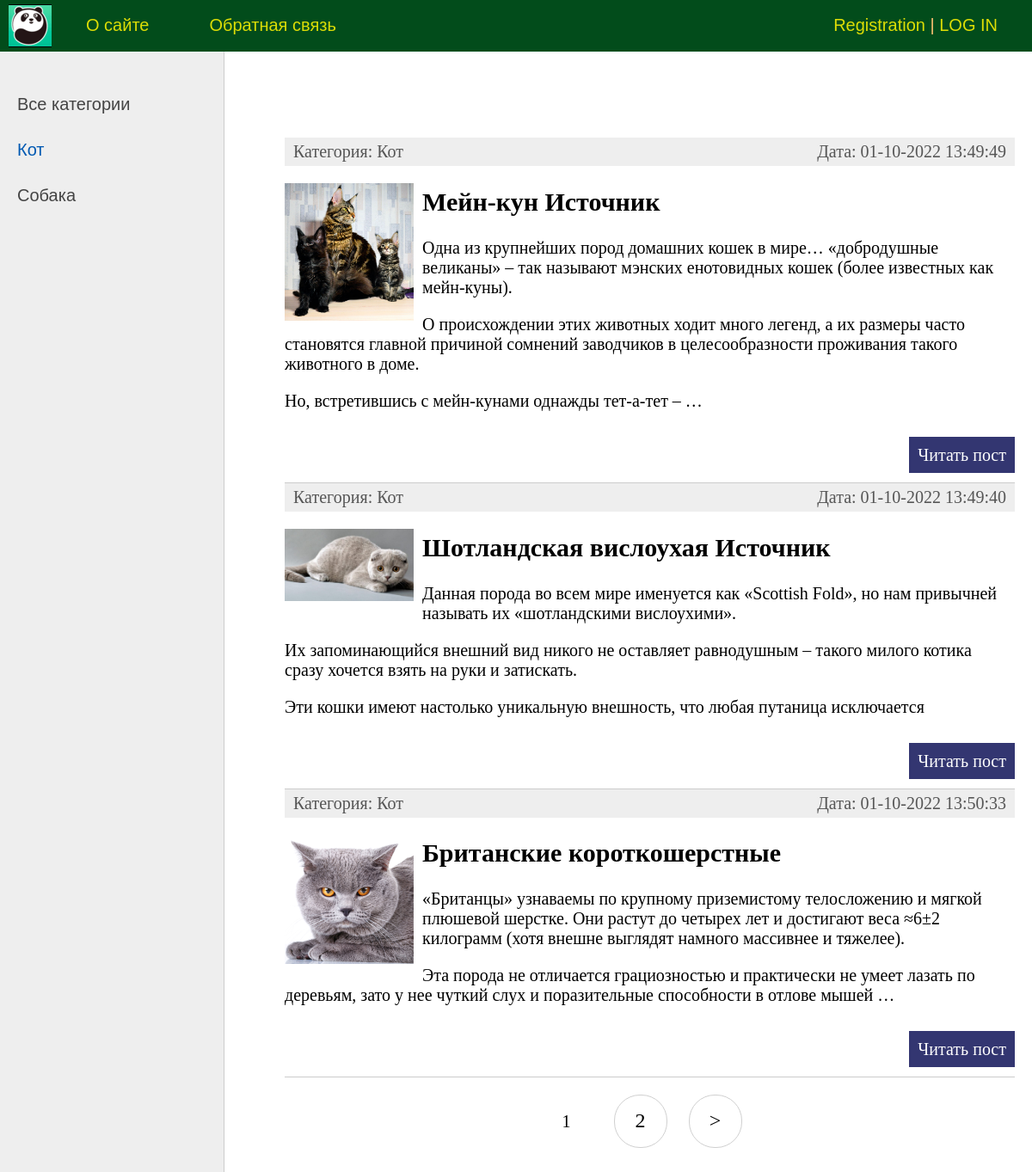
Screenshot of /category/kot/ with the database file from the repository.
### animals/models.py (models this page shows, shortened)
class Category(models.Model):
    name = models.CharField(max_length=100, db_index=True, verbose_name='CATEGORY')
    slug = models.SlugField(max_length=255, unique=True, db_index=True, verbose_name="URL")
    def __str__(self):
            return self.name
    def get_absolute_url(self):
        return reverse("category", kwargs={'cat_slug': self.slug})
    class Meta:
        verbose_name = "Category"
        verbose_name_plural = "Categories"
        ordering = ['id']

class Animals(models.Model):
    title = models.CharField(max_length=255, verbose_name="Title")
    slug = models.SlugField(max_length=255, unique=True, db_index=True, verbose_name="URL Slug")
    content = models.TextField(blank=True, verbose_name="Text article")
    photo = models.ImageField(upload_to="photos/%Y/%m/%d/", verbose_name="Picture")
    time_create = models.DateTimeField(auto_now_add=True, verbose_name="Time_created")
    time_update = models.DateTimeField(auto_now=True, verbose_name="Time_updated")
    is_published = models.BooleanField(default=True, verbose_name="Is_published")
    cat = models.ForeignKey("Category", on_delete=models.PROTECT, verbose_name="Category", null=True)
    def get_absolute_url(self):
        return reverse("post", kwargs={"post_slug": self.slug})
    class Meta:
        verbose_name = "Popular animal"
        verbose_name_plural = "Popular animals"
        ordering = ['id']

### animals/views.py (the view)
# urls.py: path('category/<slug:cat_slug>/', AnimalsCategory.as_view(), name='category'),
class AnimalsCategory(DataMixin,ListView):
    model = Animals
    template_name = 'animals/index.html'
    context_object_name = 'posts'
    allow_empty = False
    def get_queryset(self):
        return Animals.objects.filter(cat__slug=self.kwargs['cat_slug'],is_published=True).select_related('cat')
    def get_context_data(self, *, object_list=None, **kwargs):
        context = super().get_context_data(**kwargs)
        c = Category.objects.get(slug=self.kwargs['cat_slug'])
        c_def = self.get_user_context(title='Category - ' + str(c.name),
                                      cat_selected=c.pk)
        return dict(list(context.items()) + list(c_def.items()))

### animals/templatetags/animals_tags.py (called while the page is built)
@register.simple_tag(name='getcats')
def get_categories(filter=None):
    if not filter:
        return Category.objects.all()
    else:
        return Category.objects.filter(pk=filter)

### animals/utils.py (called while the page is built)
    def get_user_context(self, **kwargs):
        context = kwargs
        cats = cache.get('cats')
        if not cats:
            cats = Category.objects.annotate(Count('animals'))
            cache.set('cats', cats, 60)
        user_menu = menu.copy()
        if not self.request.user.is_authenticated:
            user_menu.pop(1)
        context['menu'] = user_menu
        context['cats'] = cats
        if 'cat_selected' not in context:
            context['cat_selected'] = 0
        return context

### animals/templates/animals/index.html (shortened to what this page needs)
{% extends 'animals/base.html' %}
{% block content %}
<ul class="list-articles">
	{% for p in posts %}
			<li><div class="article-panel">
	<p class="first">Категория: {{p.cat}}</p>
	<p class="last">Дата: {{p.time_update|date:"d-m-Y H:i:s"}}</p>
</div>
	{% if p.photo%}
	<p> <img class="img-article-left thumb" src="{{p.photo.url}}" alt=""></p>
	{%endif %}
				<h2>{{p.title}}</h2>
	{% autoescape on %}
	{{p.content|linebreaks|truncatewords:50}}
	{% endautoescape %}
			<p class="link-read-post"><a href="{{ p.get_absolute_url }}">Читать пост</a></p>
			</li>
	{% endfor %}
</ul>
{% endblock content %}

### animals/templates/animals/base.html (shortened to what this page needs)
{% load static %}
{% load animals_tags %}
<!DOCTYPE html>
<html>
<head>
	<link type="text/css" href="{% static 'animals/css/styles.css' %}" rel="stylesheet" />
</head>
<body>
<table class="table-page" border=0 cellpadding="0" cellspacing="0">
<tr><td valign=top>
{% block mainmenu %}
		<div class="header">
			<ul id="mainmenu" class="mainmenu">
			<li class="logo"><a href="{% url 'home' %}"><div class="logo"></div></a></li>
{% for m in menu %}
			<li><a href="{% url m.url_name %}">{{m.title}}</a></li>
{% endfor %}
				{% if request.user.is_authenticated %}
				<li class="last">{{user.username}}<a href="{% url 'logout' %}">|LOG OUT</a></li>
				{% else %}
				<li class="last"><a href="{% url 'register' %}">Registration</a> | <a href="{% url 'login' %}">LOG IN</a></li>
				{% endif %}
			</ul>
		</div>
{% endblock mainmenu %}
<table class="table-content" border=0 cellpadding="0" cellspacing="0">
<tr>
	<td valign="top" class="left-chapters">
	<ul id="leftchapters">
		{% if cat_selected == 0 %}
		<li class="selected">Все категории</li>
{% else %}
		<li><a href="{% url 'home' %}">Все категории</a></li>
{% endif %}
{% for c in cats %}
{% if c.animals__count > 0 %}
		{% if c.pk == cat_selected %}
		<li class="selected">{{c.name}}</li>
		{% else %}
		<li><a href="{{ c.get_absolute_url}}">{{c.name}}</a></li>
		{% endif%}
{% endif%}
{% endfor %}
	</ul>
</td>
<td valign="top" class="content">
	<div class="content-text">
{% block content %}
{% endblock %}
{% if page_obj.has_other_pages%}
<nav class="list-pages">
	<ul>
		{% for p in paginator.page_range %}
		{% if  page_obj.number == p %}
		<li class="page-num page-num-selected">{{ p }}</li>
		{% elif p >= page_obj.number|add:-2 and p <= page_obj.number|add:2 %}
		<li class="page-num">
			<a href="?page={{ p }}">{{ p }}</a>
		</li>
		{% endif %}
		{% endfor %}
		{% if page_obj.has_next %}
		<li class="page-num">
		<a href="?page={{page_obj.next_page_number }}">&gt;</a>
		</li>
		{% endif %}
	</ul>
</nav>
{% endif %}
	</div>
</td></tr></table>
</td></tr>
</body>
</html>

### animals/static/animals/css/styles.css (style rules this page uses)
html, body { font-family: 'Arial'; margin: 0; padding: 0; height: 100%; width: 100%; color: #444; }
a { color: #0059b2; text-decoration: none; }
img { max-width: 600px; height: auto; }
img.img-article-left { max-width: 500px; height: auto; float: left; padding: 0 10px 10px 0; }
img.img-article-left.thumb { max-width: 150px; height: auto; }
p.link-read-post { text-align: right; }
p.link-read-post a { padding: 10px; min-width: 100px; background: #333671; color: #fff; text-decoration: none; }
div.article-panel { background: #eee; padding: 5px 10px 5px 10px; box-sizing: border-box; overflow: hidden; color: #555; }
div.article-panel p.first { margin: 0; float: left; }
div.article-panel p.last { margin: 0; float: right; }
ul.list-articles { list-style: none; margin: 0; padding: 0; }
ul.list-articles li { border-bottom: 1px solid #ccc; }
.table-page { width: 100%; height: 100%; vertical-align: top; }
.table-page tr { height: 100%; }
.header { background: #024c1b; height: 60px; }
.logo { background: url('../images/logo.png') no-repeat 10px 5px; width: 70px; height: 60px; }
ul.mainmenu { list-style: none; margin: 0; padding: 0; height: 60px; color: #fdc073; font-size: 20px; overflow: hidden; }
ul.mainmenu li { float: left; margin: 18px 40px 0 30px; }
ul.mainmenu li.logo { margin: 0; }
ul.mainmenu li.last { float: right; }
ul.mainmenu li a { color: #dddd06; text-decoration: none; }
.table-content { width: 100%; min-height: 100%; height: 100%; }
.left-chapters { margin: 0; background: #eee; border-right: 1px solid #ccc; min-height: 100%; }
.left-chapters ul { width: 230px; min-height: 100%; margin: 0; padding: 20px 10px 10px 20px; list-style: none; font-size: 20px; }
.left-chapters ul li { margin: 30px 0 0 0; color: #999; }
.left-chapters ul li.selected { color: #0059b2; }
.left-chapters ul li a { color: #444; text-decoration: none; }
.content { padding: 40px 20px 20px 40px; width: 100%; box-sizing: border-box; }
.content-text { margin: 60px 0 0 30px; color: #000; font-size: 20px; font-family: Yandex Sans Display Light; }
.list-pages { text-align: center; margin: 0 0 20px 0; }
.list-pages ul { margin: 20px 0 0 0; padding: 0; list-style: none; }
.list-pages ul li { display: inline-block; margin: 0 20px 0 0; }
.list-pages a { color: #000; font-size: 24px; text-decoration: none; }
.list-pages .page-num, .page-num-selected { display: inline-block; width: 60px; height: 44px; padding: 16px 0 0 0; border: 1px solid #d0d0d0; border-radius: 30px; }
.list-pages .page-num-selected { border: none; color: #000; font-size: 20px; }

### rows the page displays
Category: name "Кот"
Category: name "Собака"
Animals: cat "Кот", time_update "01-10-2022 13:49:49", photo (picture), title "Мейн-кун Источник", content "Одна из крупнейших пород домашних кошек в мире… «добродушные великаны» – так называют мэнских енотовидных кошек (более известных как мейн-куны). О происхождении этих животных ходит много легенд, а их размеры часто становятся главной причиной сомнений заводчиков в целесообразности проживания такого животного в доме. Но, встретившись с мейн-кунами однажды тет-а-тет – …"
Animals: cat "Кот", time_update "01-10-2022 13:49:40", photo (picture), title "Шотландская вислоухая Источник", content "Данная порода во всем мире именуется как «Scottish Fold», но нам привычней называть их «шотландскими вислоухими». Их запоминающийся внешний вид никого не оставляет равнодушным – такого милого котика сразу хочется взять на руки и затискать. Эти кошки имеют настолько уникальную внешность, что любая путаница исключается"
Animals: cat "Кот", time_update "01-10-2022 13:50:33", photo (picture), title "Британские короткошерстные", content "«Британцы» узнаваемы по крупному приземистому телосложению и мягкой плюшевой шерстке. Они растут до четырех лет и достигают веса ≈6±2 килограмм (хотя внешне выглядят намного массивнее и тяжелее). Эта порода не отличается грациозностью и практически не умеет лазать по деревьям, зато у нее чуткий слух и поразительные способности в отлове мышей …"

### other values shown
{{ m.title }} "О сайте" "Обратная связь"
{{ p }} "1"
{{ p }} "2"
